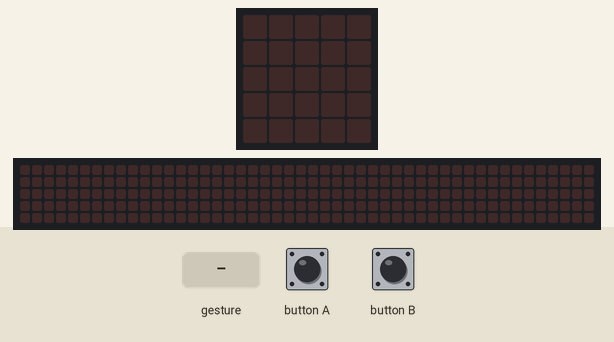
Bench run of a program on a simulated BBC micro:bit running MicroPython. On the bench: the board's 5×5 LED display, a strip that is not on the board, showing the scrolling text unrolled. The inputs (shaded band) are chosen by the test bench. A tilt is held for 1.5 s and a shake lasts 1 s, then the board lies face up again; the 48×5 strip is a reading aid, not a part: it shows the text the display is scrolling, unrolled, one strip-width of it at a time.

Above: at 1.2 s.
1.3 s: button B pressed for 0.15 s
At 1.37 s:
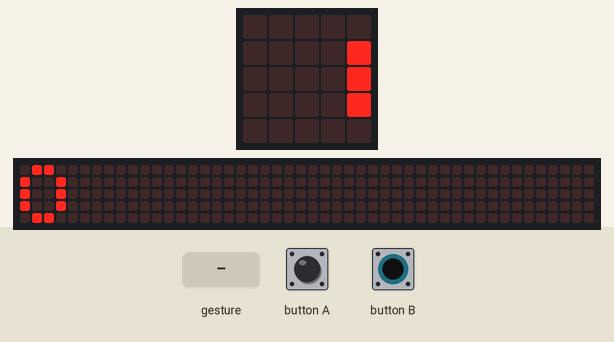
4.3 s: button A pressed for 0.15 s
At 5.3 s:
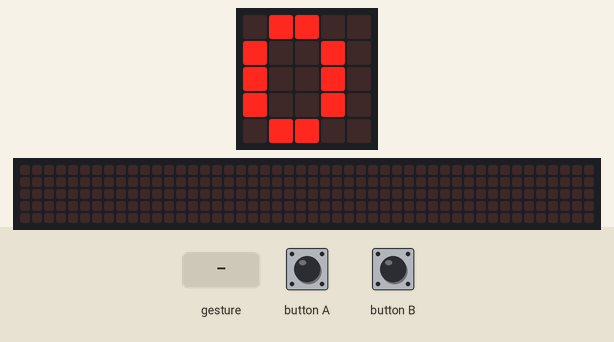
5.9 s: gesture 'shake'
At 6.8 s:
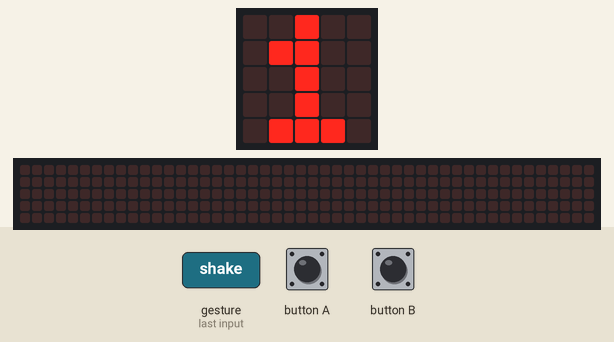
7.6 s: button B pressed for 1 s
At 7.67 s:
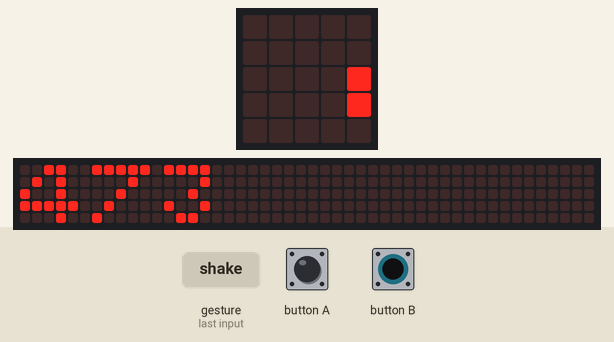
Timing chart, 0 to 10.6 s (numbered marks = the images above; inputs shaded):
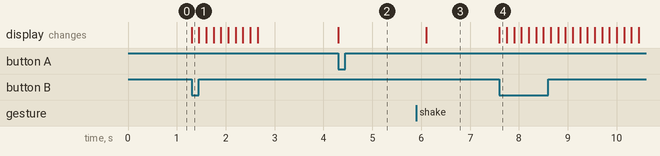

The program:

step_counter_with_rate.py
```python
# -*- coding: utf-8 -*-
"""
Created on Wed Oct 21 17:52:25 2020

@author: dougb
"""

from microbit import *

steps = 0

while True:

    if accelerometer.was_gesture("shake"):
        steps = steps + 1
        display.show(steps)

    if button_a.was_pressed():
        steps = 0
        display.show(steps)

    if button_b.was_pressed():
        rate = int(steps * 3600000 / running_time())
        display.scroll(rate)
```

Measured:
- after the input at 1.3 s, the display: changes at once (image 1)
- after the input at 4.3 s, the display: changes at once (image 2)
- after the input at 5.9 s, the display: changes after 0.20 s (image 3)
- after the input at 7.6 s, the display: changes at once (image 4)
